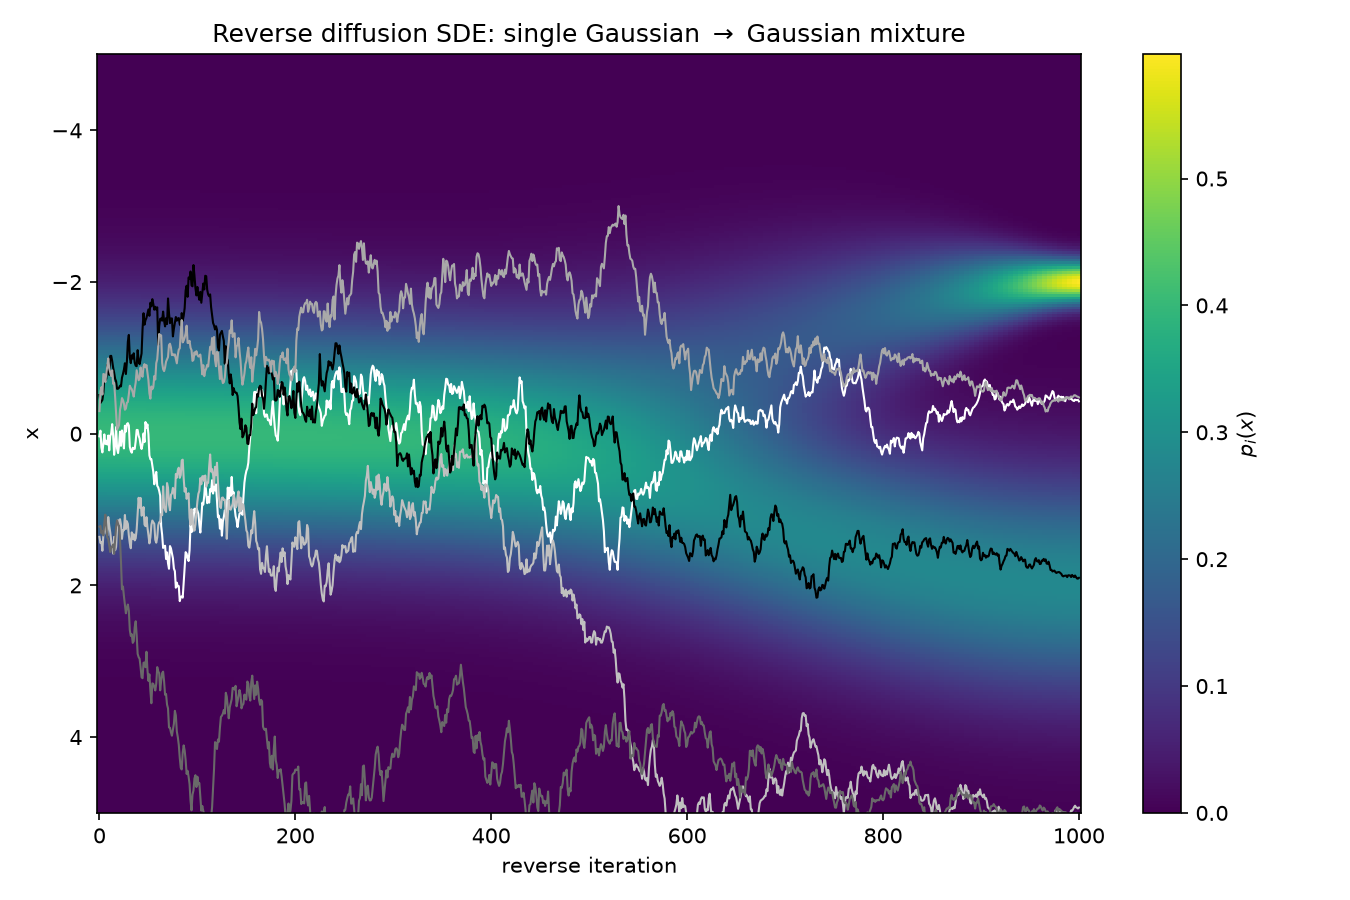

Source code (Python):
"""
Replicates Example 4.7 / Figure 4.6: the reverse diffusion SDE, discretized
exactly as in the DDPM-consistent update recovered from the VP-SDE:

    x_{i-1} = (1 / sqrt(1 - beta_i)) * [ x_i + (beta_i / 2) * grad_x log p_i(x_i) ] + sqrt(beta_i) * z_i,
    z_i ~ N(0, I)

Run for i = T, T-1, ..., 1, starting from x_T ~ N(0, I) (the forward process's
near-Gaussian marginal at t=1), this recovers samples from the *original*
Gaussian mixture p_0(x) at i=0 -- i.e. reverse diffusion turns pure noise back
into the data distribution.

Since p_0 is the same known 1D Gaussian mixture used throughout (Example 2.1),
every intermediate marginal p_i(x) is available in closed form (same math as
diffusion_forward/gmm_forward_diffusion.py and sde_diffusion/forward_sde.py),
so grad_x log p_i(x) -- the TRUE score, not a learned approximation -- can be
computed analytically at every step.
"""

import numpy as np
import matplotlib.pyplot as plt

# --- mixture / DDPM-consistent schedule (same mixture as Example 2.1) ---
PI = (0.3, 0.7)
MU0 = (-2.0, 2.0)
SIGMA0 = (0.2, 1.0)

T = 1000
BETA_1, BETA_T = 1e-4, 0.02

N_TRAJECTORIES = 5
X_RANGE = (-5, 5)
N_X = 300

rng = np.random.default_rng(11)

betas = np.linspace(BETA_1, BETA_T, T)          # beta_i, i = 1..T (index i-1)
alphas = 1.0 - betas
bar_alphas = np.cumprod(alphas)                 # bar_alpha_i, i = 1..T (index i-1)
bar_alphas_full = np.concatenate([[1.0], bar_alphas])  # index i = 0..T, bar_alpha_0 := 1


def marginal_pdf(x, bar_alpha):
    density = np.zeros_like(x)
    for pi_k, mu_k, sigma_k in zip(PI, MU0, SIGMA0):
        mean = np.sqrt(bar_alpha) * mu_k
        var = (1 - bar_alpha) + bar_alpha * sigma_k ** 2
        density += pi_k * np.exp(-0.5 * (x - mean) ** 2 / var) / np.sqrt(2 * np.pi * var)
    return density


def score(x, bar_alpha):
    """True grad_x log p_i(x) for the mixture marginal at bar_alpha_i."""
    comp_pdfs, comp_scores = [], []
    for pi_k, mu_k, sigma_k in zip(PI, MU0, SIGMA0):
        mean = np.sqrt(bar_alpha) * mu_k
        var = (1 - bar_alpha) + bar_alpha * sigma_k ** 2
        comp_pdfs.append(pi_k * np.exp(-0.5 * (x - mean) ** 2 / var) / np.sqrt(2 * np.pi * var))
        comp_scores.append(-(x - mean) / var)
    total = sum(comp_pdfs) + 1e-12
    weighted = sum(w * s for w, s in zip(comp_pdfs, comp_scores))
    return weighted / total


def reverse_sample(n_particles):
    x = rng.normal(size=n_particles)  # x_T ~ N(0, I)
    traj = np.zeros((T + 1, n_particles))
    traj[0] = x  # iteration k=0 <-> i=T

    for k in range(1, T + 1):
        i = T - k + 1  # current index before this update, i = T, T-1, ..., 1
        beta_i = betas[i - 1]
        ba_i = bar_alphas_full[i]
        s = score(x, ba_i)
        z = rng.normal(size=n_particles)
        x = (x + (beta_i / 2) * s) / np.sqrt(1 - beta_i) + np.sqrt(beta_i) * z
        traj[k] = x

    return traj


def run():
    traj = reverse_sample(N_TRAJECTORIES)

    ks = np.arange(0, T + 1, 5)  # subsample iterations for the heatmap
    xs = np.linspace(*X_RANGE, N_X)
    heatmap = np.array([marginal_pdf(xs, bar_alphas_full[T - k]) for k in ks])

    fig, ax = plt.subplots(figsize=(9, 6))
    im = ax.pcolormesh(ks, xs, heatmap.T, shading="auto", cmap="viridis")
    fig.colorbar(im, ax=ax, label="$p_i(x)$")

    colors = ["white", "silver", "dimgray", "black", "darkgray"]
    for j in range(N_TRAJECTORIES):
        ax.plot(np.arange(T + 1), traj[:, j], color=colors[j % len(colors)], linewidth=1)

    ax.set_ylim(5, -5)
    ax.set_xlabel("reverse iteration")
    ax.set_ylabel("x")
    ax.set_title("Reverse diffusion SDE: single Gaussian $\\to$ Gaussian mixture")
    fig.tight_layout()

    out_path = "reverse_sde.png"
    fig.savefig(out_path, dpi=150)
    print(f"Saved figure to {out_path}")


if __name__ == "__main__":
    run()
